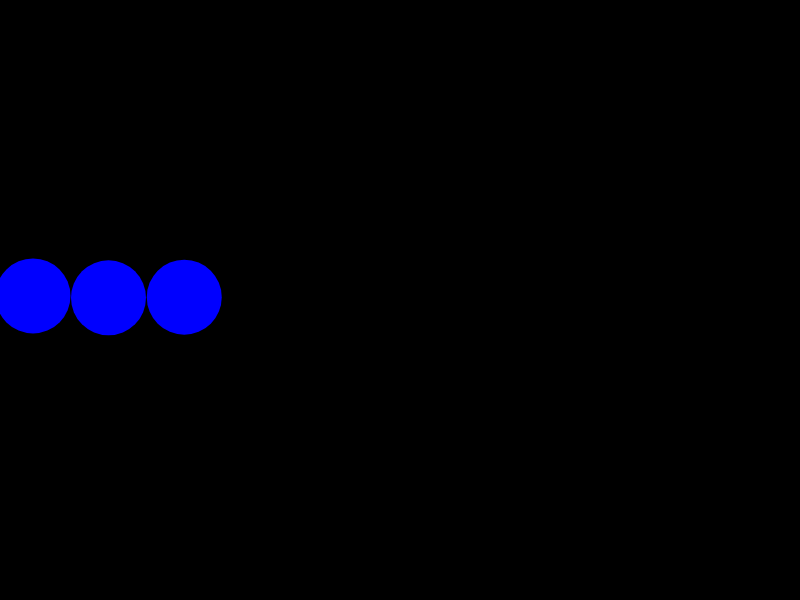
Frame 1 (no input)
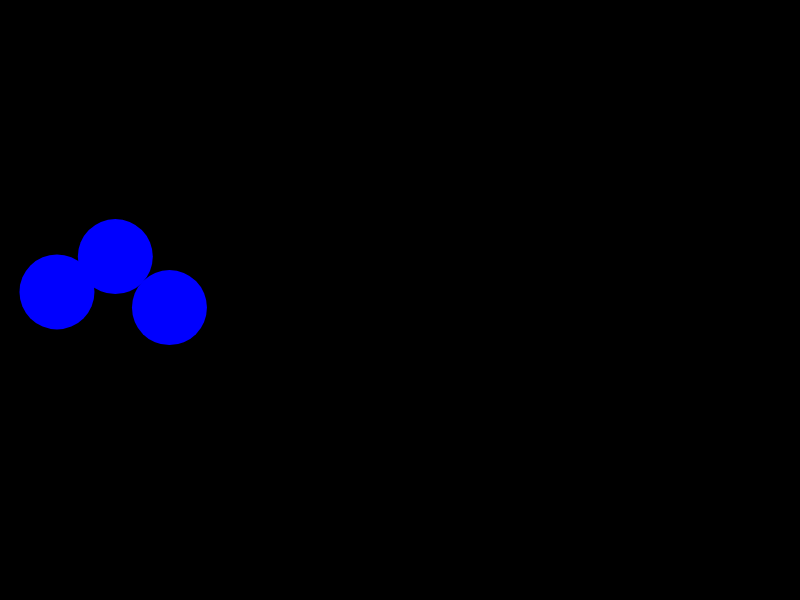
Frame 60 (no input)
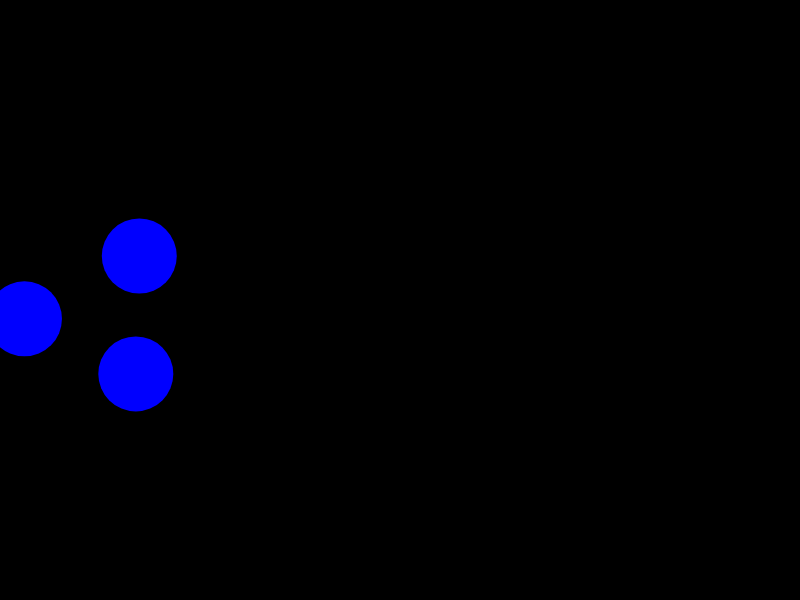
Frame 120 (the mouse pressed at the canvas centre since frame 60)

The p5.js sketch that drew these frames (run headless with seeded random() and noise() and a simulated clock; from frame 60 on, the mouse is pressed at the canvas centre):

// p5.js sketch
// ── sketch.js

//Defining the array
var ball =[];

//seting up the canvas and array
function setup() {
  //canvas
    createCanvas( 800, 600);
    //Creating the array information
    for( var  i = 0; i < 10; i++) {
      var x= 30 + 75 * i;
      ball[i]= new orbs(x, 300, 25);
    }

}

function draw() {
    background('black');
    //Drawing the array
    for( var  i = 0; i < orbs.length; i++) {
      ball[i].move();
      ball[i].show();
    }
  }
//Creating the class for the floating purple orbs
class orbs {
  constructor(x,y,r) {
          this.x = x;
          this.y = y;
          this.r = r;
      }
// This will creating the movement for the orbs
      move() {
          this.x = this.x + random(-7, 7);
          this.y = this.y + random(-7, 7);
      }
// Drawing the orbs
      show() {
          noStroke();
          fill('blue');
          ellipse(this.x, this.y, this.r * 3);
      }
  }
